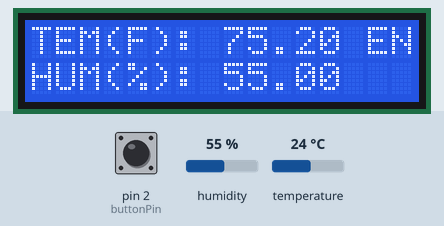
Simulated run of this sketch. Board: Arduino Uno, built with avr-gcc and run on an emulated ATmega328P. Shown: 16×2 character LCD. The test bench sets the inputs (shaded band); at power-on: pin 2 (buttonPin) HIGH, humidity 55 %, temperature 24 °C.

Above: at 1.2 s.
1.3 s: pin 2 (buttonPin) pulled LOW for 0.15 s
At 1.8 s:
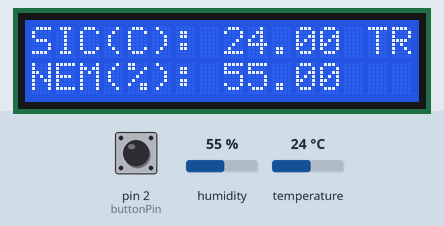
2.9 s: humidity set to 22 %
At 5.1 s:
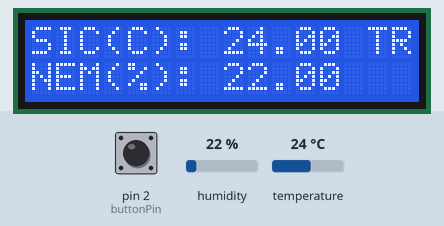
5.6 s: temperature set to 12 °C
At 6.4 s:
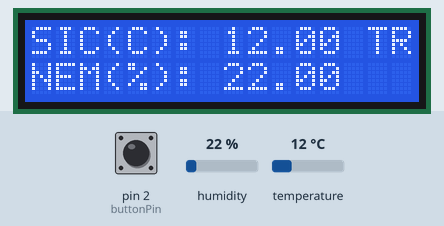
7.6 s: pin 2 (buttonPin) pulled LOW for 1 s
At 8.9 s:
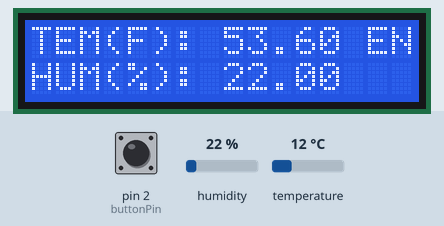
10.1 s: humidity set to 40 %
At 11.2 s:
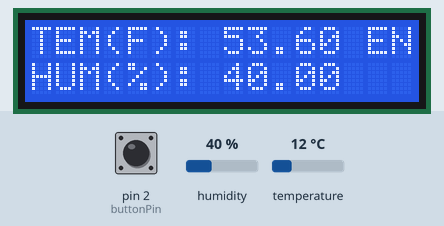
11.7 s: temperature set to 19 °C
At 12.6 s:
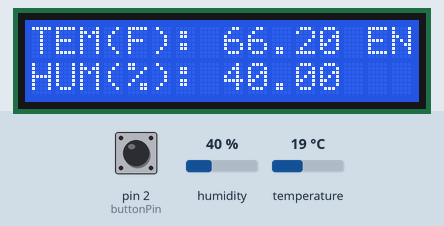
Timing chart, 0 to 14.7 s (numbered marks = the images above; inputs shaded):
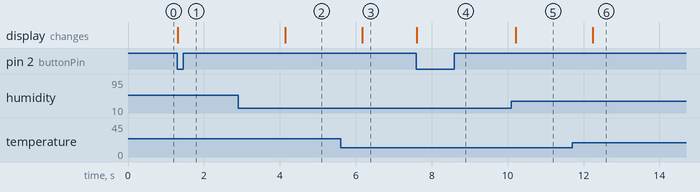

Measured:
- after the input at 1.3 s, the display: changes at once (image 1)
- after the input at 2.9 s, the display: changes after 1.2 s (image 2)
- after the input at 5.6 s, the display: changes after 0.57 s (image 3)
- after the input at 7.6 s, the display: changes at once (image 4)
- after the input at 10.1 s, the display: changes after 0.11 s (image 5)
- after the input at 11.7 s, the display: changes after 0.54 s (image 6)

The sketch:

GROUP_01_2018510089_2019510018_2021510032_CODE.ino
```cpp
#include <LiquidCrystal.h>
#include <DHT.h>
#include <Wire.h>

#define buttonPin 2
#define DHTPIN A0   // Digital pin connected to the DHT sensor
#define DHTTYPE DHT11


LiquidCrystal lcd(8, 7, 6, 5, 4, 3);
DHT dht(DHTPIN, DHTTYPE);


int current_state = 0;
int change= 0;

void setup(){
  lcd.begin(16, 2);
  lcd.clear();
  dht.begin();


  pinMode(A0, INPUT);
  pinMode(buttonPin,INPUT_PULLUP);
}

void loop(){


  int sensorVal = digitalRead(2);
  //when pressed
  if (sensorVal == LOW){
    if(change != 1){
      if(current_state ==1) current_state = 0;
      else current_state = 1;
    }
    change = 1;
  }
  else{
    change = 0;
  }

  if(current_state == 1){
     print_tr();
  }
  else{
     print_en();
  }

}

void print_tr(){
  lcd.setCursor(0, 0);
  lcd.print("SIC(C):");
   lcd.setCursor(14, 0);
  lcd.print("TR");
  lcd.setCursor(0, 1);
  lcd.print("NEM(%):");
  lcd.setCursor(7, 0);
  //sıcaklık
  if(dht.readTemperature()/100 >= 1){
    lcd.print(dht.readTemperature());
  }
  else{
    lcd.print(" ");
    lcd.print(dht.readTemperature());
  }
  //nem
  lcd.setCursor(7, 1);
  if(dht.readHumidity()/100 >= 1){
    lcd.print(dht.readHumidity());
  }
  else{
    lcd.print(" ");
    lcd.print(dht.readHumidity());
  }
}

void print_en(){
  lcd.setCursor(0, 0);
  lcd.print("TEM(F):");
  lcd.setCursor(14, 0);
  lcd.print("EN");
  lcd.setCursor(0, 1);
  lcd.print("HUM(%):");
  //temperature
  lcd.setCursor(7, 0);
  if(dht.readTemperature()/100 >= 1){
    lcd.print(dht.readTemperature(true));
  }
  else{
    lcd.print(" ");
    lcd.print(dht.readTemperature(true));
  }
  //humidity
  lcd.setCursor(7, 1);
  if(dht.readHumidity()/100 >= 1){
    lcd.print(dht.readHumidity());
  }
  else{
    lcd.print(" ");
    lcd.print(dht.readHumidity());
  }
}
```
